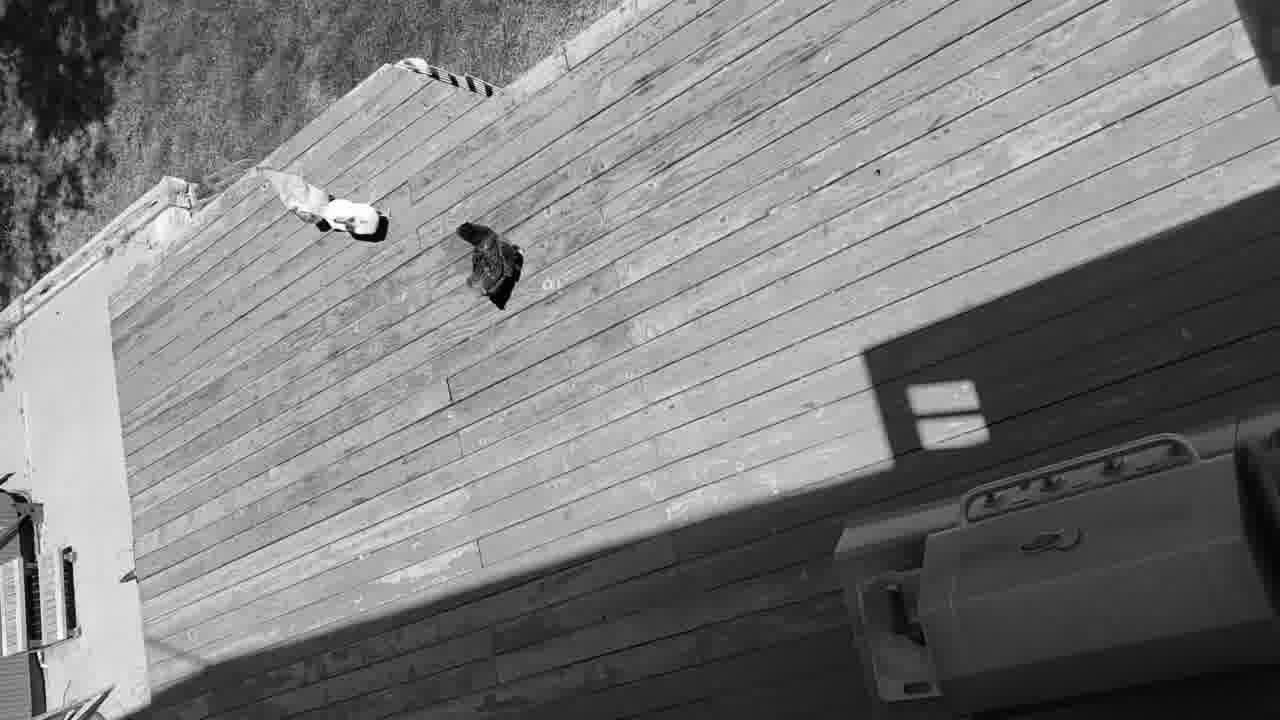
//> input picture proj/units/detector/birds.jpg, 1280 x 720 px
$ ./checkendetect detector/birds.jpg   (built with g++ and OpenCV 4)
//> lines starting //> are read from the running program, lines starting //| are printed output that depends on the picture; after the words box and inside, x2 and y2 are one past the last pixel; in counts of white or black regions, pixels touching at a corner belong together
/**
	The base for this code came from code that was initially used for Exercise 1 (face detection)
*/

#include "opencv2/objdetect.hpp"
#include "opencv2/highgui.hpp"
#include "opencv2/imgproc.hpp"
#include "opencv2/videoio.hpp"
#include <iostream>
#include <string>

using namespace std;
using namespace cv;

/** Function Headers */
void detectAndDisplay( Mat frame );

/** Global variables */
CascadeClassifier chickenCascade;


/** @function main */
int main( int argc, const char** argv )
{
    CommandLineParser parser(argc, argv,
                             "{help h||}"
                             "{@image||Image to process}");

    parser.about( "\nThis program demonstrates using the cv::CascadeClassifier class to detect chickens in an image.\n" );

	if(!parser.check() || argc < 2){
		parser.printMessage();
		return 1;
	}

    //-- 1. Load the cascades
    if( !chickenCascade.load( "../training/cascade/cascade.xml" ) )
    {
        cout << "--(!)Error loading chicken cascade\n";
        return -1;
    };


	Mat img = imread(parser.get<String>("@image"));
//> img is the input picture: 720 rows x 1280 cols, CV_8UC3; min 0, max 255, mean 125.8
    if(img.empty()){
		cout << "Error loading image: " << parser.get<String>("@image") << endl;
		return 1;
	}

	//-- 3. Apply the classifier to the frame
	detectAndDisplay( img );
	waitKey();
    return 0;
}

/** @function detectAndDisplay */
void detectAndDisplay( Mat frame )
{
    Mat frame_gray = frame;
    //cvtColor( frame, frame_gray, COLOR_BGR2GRAY );
    //equalizeHist( frame_gray, frame_gray );


	imshow( "Capture - gray image", frame_gray );
	waitKey(10);

    //-- Detect chickens
    std::vector<Rect> chickens;
    chickenCascade.detectMultiScale( frame_gray, chickens );
//> chickens = 5 Rects (x, y, width, height): [914, 403, 60, 60], [325, 183, 62, 62], [886, 494, 58, 58], [886, 425, 82, 82], [1093, 485, 186, 186]

    for ( size_t i = 0; i < chickens.size(); i++ )
    {
        Point center( chickens[i].x + chickens[i].width/2, chickens[i].y + chickens[i].height/2 );
        ellipse( frame, center, Size( chickens[i].width/2, chickens[i].height/2 ), 0, 0, 360, Scalar( 255, 0, 255 ), 4 );

    }
//> this loop made 5 passes
//> center on passes 1 to 5: Point(944, 433), Point(356, 214), Point(915, 523), Point(927, 466), Point(1186, 578)
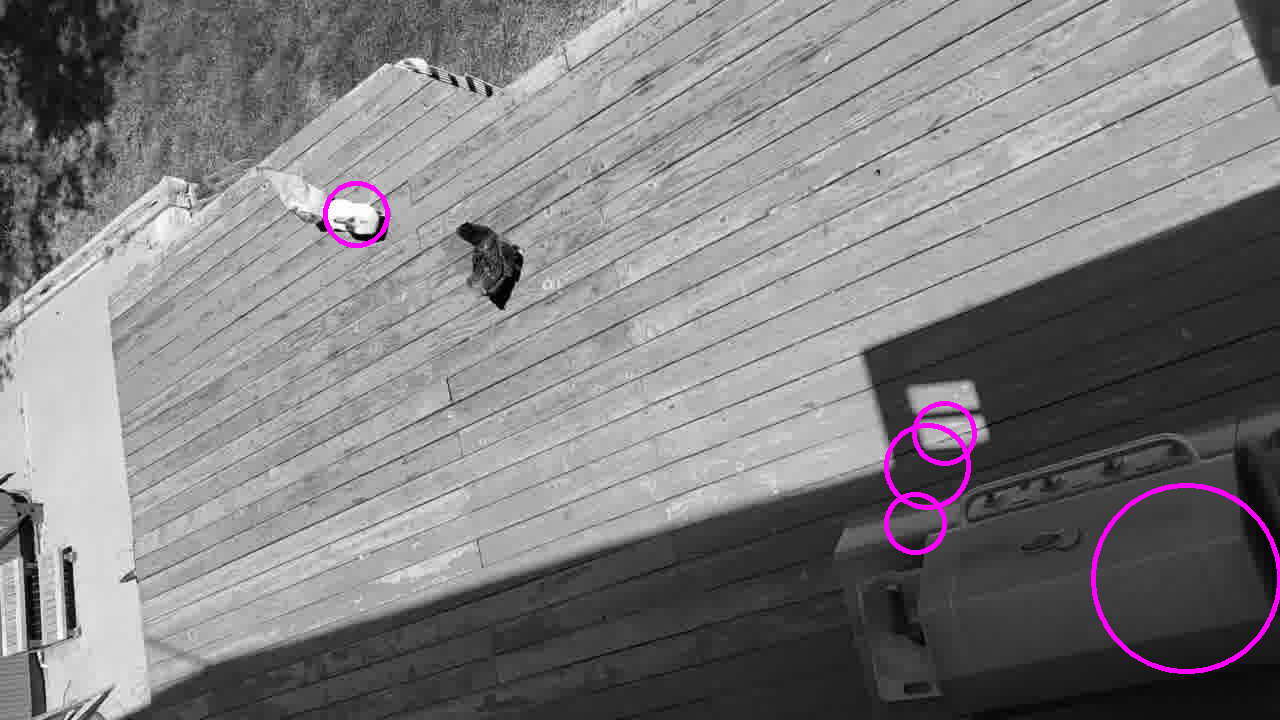
//> frame: 720 rows x 1280 cols, CV_8UC3; 0.74% of pixels changed, all inside (x1, y1, x2, y2) = (323, 181, 1280, 674)

    //-- Show what you got
    imshow( "Capture - Chicken detection", frame );
}
